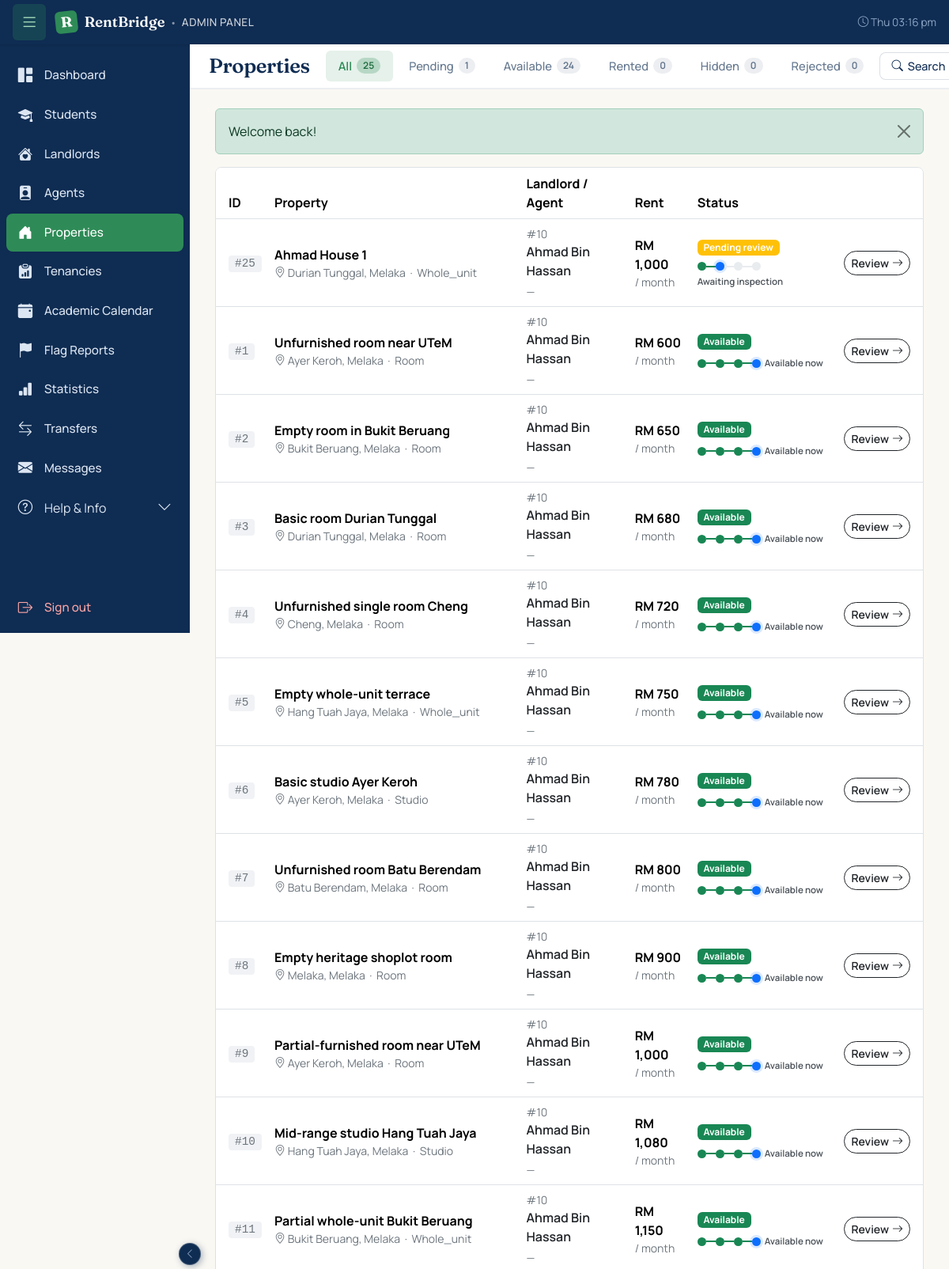
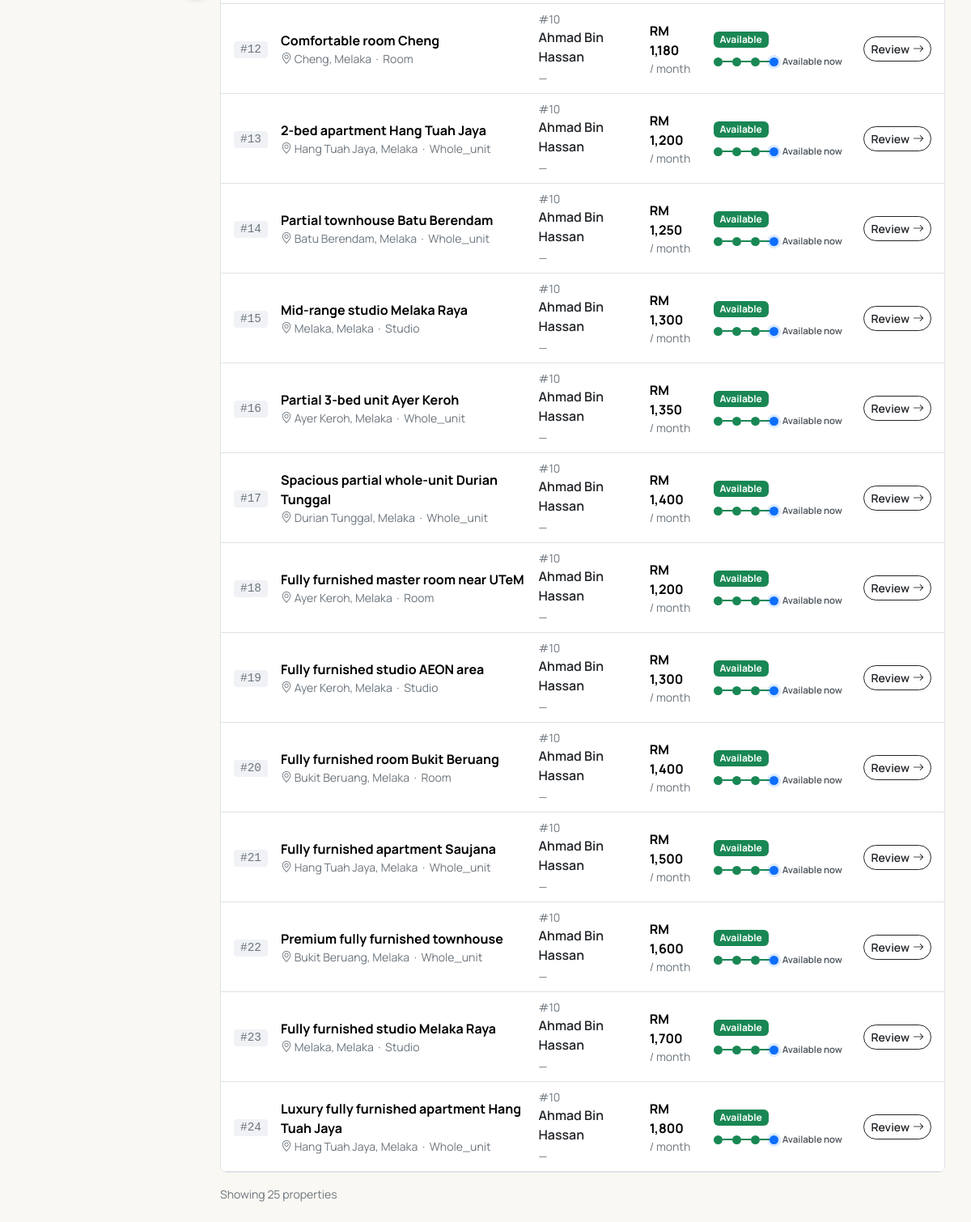
The page /admin/properties.php (signed in) on the database its author committed (2 pictures, top to bottom).
### tables this page shows
CREATE TABLE `properties` (
  `id` int(11) NOT NULL,
  `landlord_id` int(11) NOT NULL,
  `title` varchar(150) NOT NULL,
  `property_type` enum('room','studio','whole_unit') NOT NULL,
  `address` text NOT NULL,
  `city` varchar(80) NOT NULL,
  `postcode` varchar(10) NOT NULL,
  `state` varchar(50) NOT NULL DEFAULT 'Melaka',
  `latitude` decimal(10,7) DEFAULT NULL,
  `longitude` decimal(10,7) DEFAULT NULL,
  `maps_url` varchar(500) DEFAULT NULL,
  `monthly_rent` decimal(8,2) NOT NULL,
  `deposit` decimal(8,2) NOT NULL DEFAULT 0.00,
  `description` text DEFAULT NULL,
  `facilities` text DEFAULT NULL,
  `furnishing` enum('none','partial','full') NOT NULL DEFAULT 'partial',
  `status` enum('pending_approval','available','reserved','rented','hidden','rejected') NOT NULL DEFAULT 'pending_approval',
  `assigned_agent_id` int(11) DEFAULT NULL,
  `agent_assigned_at` timestamp NULL DEFAULT NULL,
  `agent_status` enum('pending','inspecting','accepted','rejected','timeout') DEFAULT NULL,
  `inspection_completed_at` datetime DEFAULT NULL,
  `inspection_scheduled_at` datetime DEFAULT NULL,
  `inspection_access_method` varchar(50) DEFAULT NULL,
  `inspection_access_detail` text DEFAULT NULL,
  `assignment_round` int(11) NOT NULL DEFAULT 0,
  `viewing_mode` enum('landlord_led','agent_led','either') NOT NULL DEFAULT 'either',
  `agent_verified_at` timestamp NULL DEFAULT NULL,
  `agent_verified_by` int(11) DEFAULT NULL,
  `created_at` timestamp NOT NULL DEFAULT current_timestamp(),
  `updated_at` timestamp NOT NULL DEFAULT current_timestamp() ON UPDATE current_timestamp()
);

### includes/auth.php (called while the page is built, shortened)
<?php
function e(?string $value): string {
    return htmlspecialchars($value ?? '', ENT_QUOTES | ENT_HTML5, 'UTF-8');
}

### admin/properties.php (the view, shortened to what this page needs)
<?php
require_once __DIR__ . '/../includes/auth.php';
require_once __DIR__ . '/../includes/property_status_bar.php';
$pdo = db();
$searchQuery = trim($_GET['q'] ?? '');
$filterCity  = trim($_GET['city'] ?? '');
$where  = "1 = 1";
$params = [];
$stmt = $pdo->prepare("
    SELECT p.*,
           p.landlord_id AS landlord_user_id,
           (SELECT l.full_name FROM landlords l WHERE l.user_id = p.landlord_id LIMIT 1) AS landlord_name,
           (SELECT b.agent_id
              FROM tenancies b
             WHERE b.property_id = p.id
               AND (b.status IN ('agent_assigned','agent_verifying','contract_pending','active')
                    OR (b.status = 'pending_agent' AND b.agent_id IS NOT NULL))
             ORDER BY b.id DESC LIMIT 1
           ) AS agent_user_id,
           (SELECT a.full_name
              FROM tenancies b
              JOIN agents a ON a.user_id = b.agent_id
             WHERE b.property_id = p.id
               AND (b.status IN ('agent_assigned','agent_verifying','contract_pending','active')
                    OR (b.status = 'pending_agent' AND b.agent_id IS NOT NULL))
             ORDER BY b.id DESC LIMIT 1
           ) AS current_inspector,
           (SELECT ag.full_name
              FROM agents ag
             WHERE ag.user_id = p.agent_verified_by
             LIMIT 1
           ) AS verifier_name
      FROM properties p
      WHERE $where
      ORDER BY p.created_at DESC
");
$stmt->execute($params);
$properties = $stmt->fetchAll();
?>
<form method="GET" class="row g-2 align-items-end">
    <div class="col-md-6">
    </div>
    <div class="col-md-3">
    </div>
</form>
<?php
function property_status_badge(string $status): array {
    return match ($status) {
        'pending_approval' => ['Pending review', 'warning'],
        'available'        => ['Available',      'success'],
        'reserved'           => ['Reserved',         'info'],
        'rented'           => ['Rented',         'primary'],
        'hidden'           => ['Hidden',         'secondary'],
        'rejected'         => ['Rejected',       'danger'],
        default            => [$status,          'secondary'],
    };
}
?>
<?php if (empty($properties)): ?>
    <div class="text-center py-5 bg-white rounded-3 border">
        <i class="bi bi-house" style="font-size: 3rem; color: rgba(15,44,82,0.15);"></i>
        <h4 class="mt-3">No properties found</h4>
        <p class="text-secondary small">
            <?php if ($searchQuery || $filterCity): ?>
                Try adjusting your filters.
            <?php else: ?>
                No properties in this tab yet.
            <?php endif; ?>
        </p>
    </div>
<?php else: ?>
    <div class="bg-white border rounded-3 overflow-hidden">
        <table class="table mb-0 align-middle">
            <thead style="background:#F4F4EE;">
                <tr>
                    <th class="ps-3">ID</th>
                    <th>Property</th>
                    <th>Landlord / Agent</th>
                    <th>Rent</th>
                    <th>Status</th>
                    <th class="text-end pe-3"></th>
                </tr>
            </thead>
            <tbody>
                <?php foreach ($properties as $p):
                    [$label, $color] = property_status_badge($p['status']);
                ?>
                    <tr>
                        <td class="ps-3">
                            <code class="text-secondary">#<?= (int)$p['id'] ?></code>
                        </td>
                        <td>
                            <strong><?= e($p['title']) ?></strong>
                            <div class="small text-secondary">
                                <i class="bi bi-geo-alt"></i> <?= e($p['city']) ?>, <?= e($p['state']) ?>
                                &nbsp;·&nbsp; <?= e(ucfirst($p['property_type'])) ?>
                            </div>
                        </td>
                        <td>
                            <div class="small text-secondary">#<?= (int)$p['landlord_user_id'] ?></div>
                            <a href="/rentbridge/admin/user.php?id=<?= (int)$p['landlord_user_id'] ?>"
                               class="text-decoration-none text-dark fw-semibold">
                                <?= e($p['landlord_name']) ?>
                            </a>
                            <?php if (!empty($p['current_inspector'])): ?>
                                <div class="mt-2 pt-2 border-top small">
                                    <span class="text-secondary">#<?= (int)$p['agent_user_id'] ?></span>
                                    <?= e($p['current_inspector']) ?>
                                </div>
                            <?php elseif (!empty($p['verifier_name'])): ?>
                                <div class="mt-2 pt-2 border-top small text-secondary">
                                    #<?= (int)$p['agent_verified_by'] ?> <?= e($p['verifier_name']) ?>
                                </div>
                            <?php else: ?>
                                <div class="mt-1 small text-secondary">—</div>
                            <?php endif; ?>
                        </td>
                        <td>
                            <strong>RM <?= number_format((float)$p['monthly_rent']) ?></strong>
                            <div class="small text-secondary">/ month</div>
                        </td>
                        <td>
                            <span class="badge bg-<?= $color ?>"><?= e($label) ?></span>
                            <div class="mt-2"><?php render_property_status_bar($p, true); ?></div>
                        </td>
                        <td class="text-end pe-3">
                            <a href="/rentbridge/admin/property.php?id=<?= (int)$p['id'] ?>"
                               class="btn btn-sm btn-outline-dark">
                                Review <i class="bi bi-arrow-right ms-1"></i>
                            </a>
                        </td>
                    </tr>
                <?php endforeach; ?>
            </tbody>
        </table>
    </div>
    <p class="text-secondary small mt-3 mb-0">
        Showing <?= count($properties) ?> <?= count($properties) === 1 ? 'property' : 'properties' ?>
    </p>
<?php endif; ?>
<?php
require __DIR__ . '/../includes/admin_layout.php';

### includes/property_status_bar.php (shortened to what this page needs)
<?php
function property_status_stage(array $p): array
{
    $status        = $p['status'] ?? 'pending_approval';
    $agentAssigned = !empty($p['assigned_agent_id']);
    $inspected     = !empty($p['inspection_completed_at']) || !empty($p['agent_verified_at']);
    if (in_array($status, ['available', 'reserved', 'rented'], true)
        || ($status === 'hidden' && $inspected)) {
        return ['current' => 4, 'rejected' => false];
    }
    if ($agentAssigned) return ['current' => 2, 'rejected' => false];
    return ['current' => 1, 'rejected' => false];
}
function render_property_status_bar(array $p, bool $compact = false): void
{
    $stages = ['Pending', 'Awaiting inspection', 'Inspection complete', 'Available now'];
    $info   = property_status_stage($p);
    if ($compact) {
        $current = $info['current'];
        echo '<div class="rb-mini"><div class="rb-mini__dots">';
        for ($n = 1; $n <= 4; $n++) {
            $cls = $n < $current ? 'done' : ($n === $current ? 'active' : '');
            echo '<span class="d ' . $cls . '"></span>';
            if ($n < 4) echo '<span class="l ' . ($n < $current ? 'done' : '') . '"></span>';
        }
        echo '</div><span class="rb-mini__label">'
           . htmlspecialchars($stages[$current - 1], ENT_QUOTES) . '</span></div>';
        return;
    }
}

### assets/css/style.css (style rules this page uses)
body { font-family: 'Manrope', system-ui, sans-serif; color: var(--rb-text); background: #fff; }
.btn { border-radius: 999px; font-weight: 600; transition: all 0.2s ease; display: inline-flex; align-items: center; justify-content: center; }
code { background: rgba(15,44,82,.06); padding: 0.15rem 0.5rem; border-radius: 4px; font-family: 'Menlo', monospace; font-size: 0.9em; }

### assets/css/admin.css (style rules this page uses)
:root { --admin-sidebar-w: 240px; --admin-sidebar-w-collapsed: 64px; --admin-topbar-h: 56px; --admin-tabbar-h: 56px; --admin-sidebar-bg: #0F2C52; --admin-sidebar-bg-hover: #1A3D6B; --admin-sidebar-bg-active: #2E8B57; --admin-sidebar-text: #DCE6F2; --admin-sidebar-text-muted: #8FA8C7; --admin-content-bg: #FAF8F3; }
.admin-body { background: var(--admin-content-bg); min-height: 100vh; margin: 0; }

### includes/property_status_bar.php (style rules this page uses)
.rb-mini { display:flex;align-items:center;gap:5px;flex-wrap:wrap; }
.rb-mini__dots { display:flex;align-items:center; }
.rb-mini .d { width:11px;height:11px;border-radius:50%;background:#e9ecef;flex:0 0 auto; }
.rb-mini .d.done { background:#198754; }
.rb-mini .d.active { background:#0d6efd;box-shadow:0 0 0 3px rgba(13,110,253,.15); }
.rb-mini .l { width:12px;height:2px;background:#e9ecef; }
.rb-mini .l.done { background:#198754; }
.rb-mini__label { font-size:.72rem;font-weight:600;color:#495057; }

### rows shown on the page
properties: id "25", title "Ahmad House 1", city "Durian Tunggal", state "Melaka", property_type "Whole_unit", landlord "10", landlord_name "Ahmad Bin Hassan", monthly_rent "1,000", label "Pending review", current "Awaiting inspection"
properties: id "1", title "Unfurnished room near UTeM", city "Ayer Keroh", state "Melaka", property_type "Room", landlord "10", landlord_name "Ahmad Bin Hassan", monthly_rent "600", label "Available", current "Available now"
properties: id "2", title "Empty room in Bukit Beruang", city "Bukit Beruang", state "Melaka", property_type "Room", landlord "10", landlord_name "Ahmad Bin Hassan", monthly_rent "650", label "Available", current "Available now"
properties: id "3", title "Basic room Durian Tunggal", city "Durian Tunggal", state "Melaka", property_type "Room", landlord "10", landlord_name "Ahmad Bin Hassan", monthly_rent "680", label "Available", current "Available now"
properties: id "4", title "Unfurnished single room Cheng", city "Cheng", state "Melaka", property_type "Room", landlord "10", landlord_name "Ahmad Bin Hassan", monthly_rent "720", label "Available", current "Available now"
properties: id "5", title "Empty whole-unit terrace", city "Hang Tuah Jaya", state "Melaka", property_type "Whole_unit", landlord "10", landlord_name "Ahmad Bin Hassan", monthly_rent "750", label "Available", current "Available now"
properties: id "6", title "Basic studio Ayer Keroh", city "Ayer Keroh", state "Melaka", property_type "Studio", landlord "10", landlord_name "Ahmad Bin Hassan", monthly_rent "780", label "Available", current "Available now"
properties: id "7", title "Unfurnished room Batu Berendam", city "Batu Berendam", state "Melaka", property_type "Room", landlord "10", landlord_name "Ahmad Bin Hassan", monthly_rent "800", label "Available", current "Available now"
properties: id "8", title "Empty heritage shoplot room", city "Melaka", state "Melaka", property_type "Room", landlord "10", landlord_name "Ahmad Bin Hassan", monthly_rent "900", label "Available", current "Available now"
properties: id "9", title "Partial-furnished room near UTeM", city "Ayer Keroh", state "Melaka", property_type "Room", landlord "10", landlord_name "Ahmad Bin Hassan", monthly_rent "1,000", label "Available", current "Available now"
properties: id "10", title "Mid-range studio Hang Tuah Jaya", city "Hang Tuah Jaya", state "Melaka", property_type "Studio", landlord "10", landlord_name "Ahmad Bin Hassan", monthly_rent "1,080", label "Available", current "Available now"
properties: id "11", title "Partial whole-unit Bukit Beruang", city "Bukit Beruang", state "Melaka", property_type "Whole_unit", landlord "10", landlord_name "Ahmad Bin Hassan", monthly_rent "1,150", label "Available", current "Available now"
properties: id "12", title "Comfortable room Cheng", city "Cheng", state "Melaka", property_type "Room", landlord "10", landlord_name "Ahmad Bin Hassan", monthly_rent "1,180", label "Available", current "Available now"
properties: id "13", title "2-bed apartment Hang Tuah Jaya", city "Hang Tuah Jaya", state "Melaka", property_type "Whole_unit", landlord "10", landlord_name "Ahmad Bin Hassan", monthly_rent "1,200", label "Available", current "Available now"
properties: id "14", title "Partial townhouse Batu Berendam", city "Batu Berendam", state "Melaka", property_type "Whole_unit", landlord "10", landlord_name "Ahmad Bin Hassan", monthly_rent "1,250", label "Available", current "Available now"
properties: id "15", title "Mid-range studio Melaka Raya", city "Melaka", state "Melaka", property_type "Studio", landlord "10", landlord_name "Ahmad Bin Hassan", monthly_rent "1,300", label "Available", current "Available now"
properties: id "16", title "Partial 3-bed unit Ayer Keroh", city "Ayer Keroh", state "Melaka", property_type "Whole_unit", landlord "10", landlord_name "Ahmad Bin Hassan", monthly_rent "1,350", label "Available", current "Available now"
properties: id "17", title "Spacious partial whole-unit Durian Tunggal", city "Durian Tunggal", state "Melaka", property_type "Whole_unit", landlord "10", landlord_name "Ahmad Bin Hassan", monthly_rent "1,400", label "Available", current "Available now"
properties: id "18", title "Fully furnished master room near UTeM", city "Ayer Keroh", state "Melaka", property_type "Room", landlord "10", landlord_name "Ahmad Bin Hassan", monthly_rent "1,200", label "Available", current "Available now"
properties: id "19", title "Fully furnished studio AEON area", city "Ayer Keroh", state "Melaka", property_type "Studio", landlord "10", landlord_name "Ahmad Bin Hassan", monthly_rent "1,300", label "Available", current "Available now"
properties: id "20", title "Fully furnished room Bukit Beruang", city "Bukit Beruang", state "Melaka", property_type "Room", landlord "10", landlord_name "Ahmad Bin Hassan", monthly_rent "1,400", label "Available", current "Available now"
properties: id "21", title "Fully furnished apartment Saujana", city "Hang Tuah Jaya", state "Melaka", property_type "Whole_unit", landlord "10", landlord_name "Ahmad Bin Hassan", monthly_rent "1,500", label "Available", current "Available now"
properties: id "22", title "Premium fully furnished townhouse", city "Bukit Beruang", state "Melaka", property_type "Whole_unit", landlord "10", landlord_name "Ahmad Bin Hassan", monthly_rent "1,600", label "Available", current "Available now"
properties: id "23", title "Fully furnished studio Melaka Raya", city "Melaka", state "Melaka", property_type "Studio", landlord "10", landlord_name "Ahmad Bin Hassan", monthly_rent "1,700", label "Available", current "Available now"
properties: id "24", title "Luxury fully furnished apartment Hang Tuah Jaya", city "Hang Tuah Jaya", state "Melaka", property_type "Whole_unit", landlord "10", landlord_name "Ahmad Bin Hassan", monthly_rent "1,800", label "Available", current "Available now"

### other values the page prints
$pageTitle "Properties"
$tab['label'] "All"
$tab['count'] "25"
$tab['label'] "Pending"
$tab['count'] "1"
$tab['label'] "Available"
$tab['count'] "24"
$tab['label'] "Rented"
$tab['count'] "0"
$tab['label'] "Hidden"
$tab['label'] "Rejected"
$flash['message'] "Welcome back!"
count($properties) "25"
